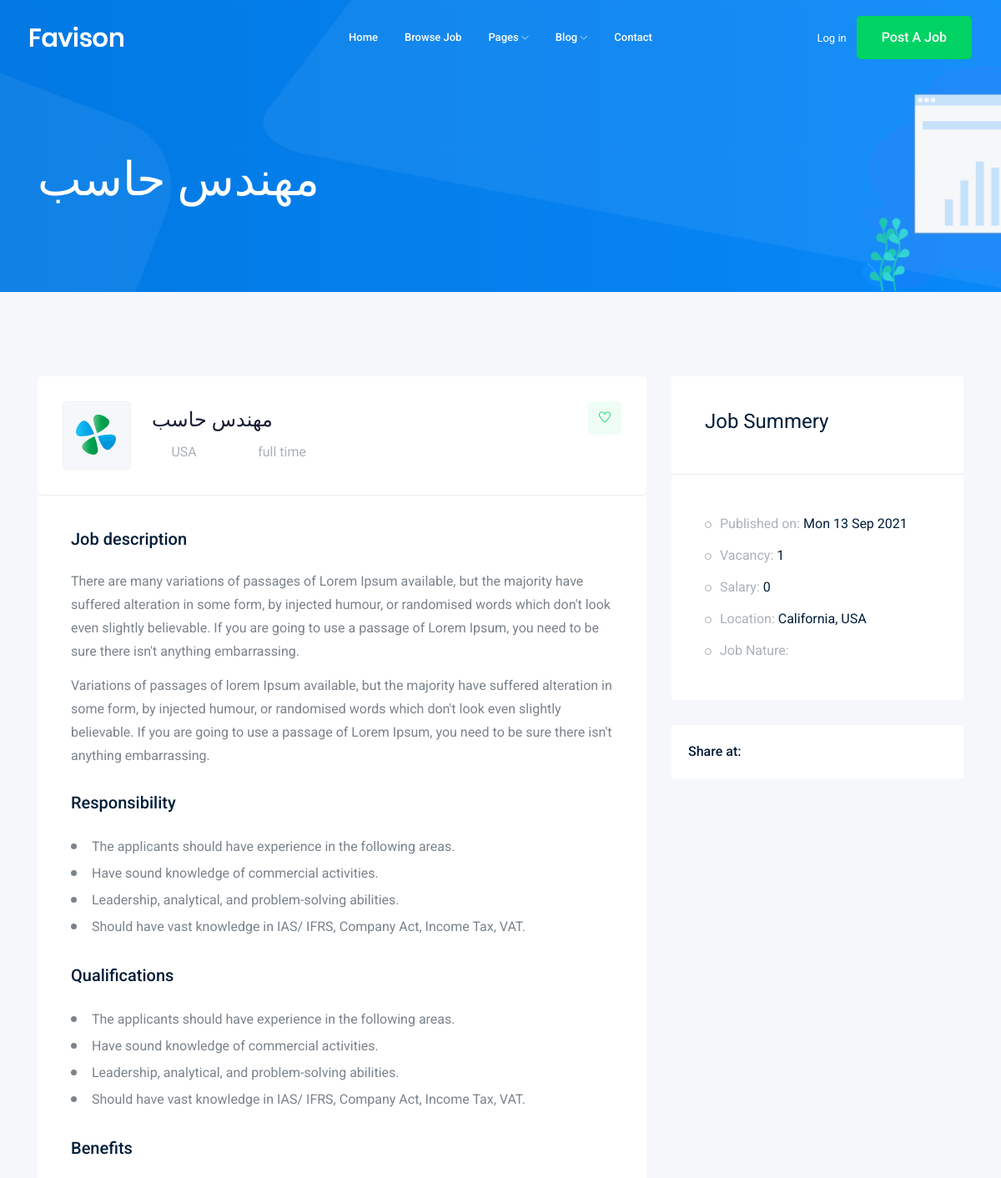
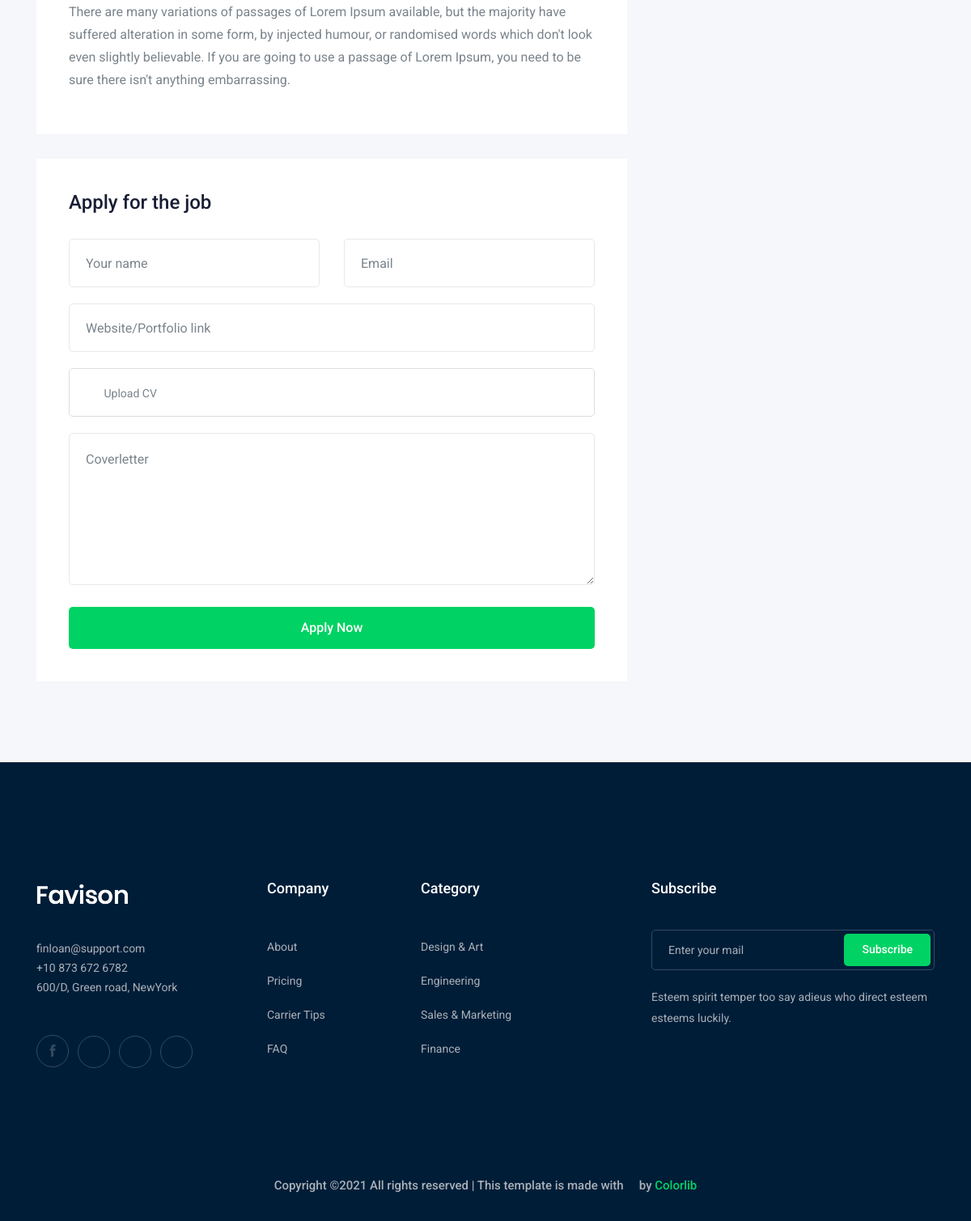
The app's page /jobs/4 with its own data (2 pictures, top to bottom).
### job/models.py (models this page shows)
class job(models.Model):
    title =models.CharField(max_length=100)
    name =models.CharField(max_length=100)
    job_tyep= models.CharField(max_length=100, choices=TYPE_J)
    description= models.TextField(max_length=1000)
    published_at= models.DateTimeField(auto_now=True)
    vacancy = models.BigIntegerField(default=1)
    salary = models.IntegerField(default=0)
    experience = models.IntegerField(default=1)
    category = models.ForeignKey('category', on_delete=models.CASCADE)
    Image= models.ImageField(upload_to=image_upload)
    def __str__(self):
        return self.title

### job/views.py (the view)
# urls.py: path('<int:id>',views.job_detail, name='job_detail'),
def job_detail(request,id):
    job_detail = job.objects.get(id=id)
    context = {'job': job_detail}
    return render(request,'job/job_detail.html',context)

### job/templates/job/job_detail.html (shortened to what this page needs)
{% extends 'main.html' %}
    {% block body%}
    <div class="bradcam_area bradcam_bg_1">
        <div class="container">
            <div class="row">
                <div class="col-xl-12">
                    <div class="bradcam_text">
                        <h3>{{job}}</h3>
                    </div>
                </div>
            </div>
        </div>
    </div>
    <div class="job_details_area">
        <div class="container">
            <div class="row">
                <div class="col-lg-8">
                    <div class="job_details_header">
                        <div class="single_jobs white-bg d-flex justify-content-between">
                            <div class="jobs_left d-flex align-items-center">
                                <div class="thumb">
                                    <img src="img/svg_icon/1.svg" alt="">
                                </div>
                                <div class="jobs_conetent">
                                    <a href="#"><h4>{{job}}</h4></a>
                                    <div class="links_locat d-flex align-items-center">
                                        <div class="location">
                                            <p> <i class="fa fa-map-marker"></i>  USA</p>
                                        </div>
                                        <div class="location">
                                            <p> <i class="fa fa-clock-o"></i> {{job.job_tyep}}</p>
                                        </div>
                                    </div>
                                </div>
                            </div>
                            <div class="jobs_right">
                                <div class="apply_now">
                                    <a class="heart_mark" href="#"> <i class="ti-heart"></i> </a>
                                </div>
                            </div>
                        </div>
                    </div>
                    <div class="descript_wrap white-bg">
                        <div class="single_wrap">
                            <h4>Job description</h4>
                            <p>There are many variations of passages of Lorem Ipsum available, but the majority have suffered alteration in some form, by injected humour, or randomised words which don't look even slightly believable. If you are going to use a passage of Lorem Ipsum, you need to be sure there isn't anything embarrassing.</p>
                            <p>Variations of passages of lorem Ipsum available, but the majority have suffered alteration in some form, by injected humour, or randomised words which don't look even slightly believable. If you are going to use a passage of Lorem Ipsum, you need to be sure there isn't anything embarrassing.</p>
                        </div>
                        <div class="single_wrap">
                            <h4>Responsibility</h4>
                            <ul>
                                <li>The applicants should have experience in the following areas.
                                </li>
                                <li>Have sound knowledge of commercial activities.</li>
                                <li>Leadership, analytical, and problem-solving abilities.</li>
                                <li>Should have vast knowledge in IAS/ IFRS, Company Act, Income Tax, VAT.</li>
                            </ul>
                        </div>
                        <div class="single_wrap">
                            <h4>Qualifications</h4>
                            <ul>
                                <li>The applicants should have experience in the following areas.
                                </li>
                                <li>Have sound knowledge of commercial activities.</li>
                                <li>Leadership, analytical, and problem-solving abilities.</li>
                                <li>Should have vast knowledge in IAS/ IFRS, Company Act, Income Tax, VAT.</li>
                            </ul>
                        </div>
                        <div class="single_wrap">
                            <h4>Benefits</h4>
                            <p>There are many variations of passages of Lorem Ipsum available, but the majority have suffered alteration in some form, by injected humour, or randomised words which don't look even slightly believable. If you are going to use a passage of Lorem Ipsum, you need to be sure there isn't anything embarrassing.</p>
                        </div>
                    </div>
                    <div class="apply_job_form white-bg">
                        <h4>Apply for the job</h4>
                        <form action="#">
                            <div class="row">
                                <div class="col-md-6">
                                    <div class="input_field">
                                        <input type="text" placeholder="Your name">
                                    </div>
                                </div>
                                <div class="col-md-6">
                                    <div class="input_field">
                                        <input type="text" placeholder="Email">
                                    </div>
                                </div>
                                <div class="col-md-12">
                                    <div class="input_field">
                                        <input type="text" placeholder="Website/Portfolio link">
                                    </div>
                                </div>
                                <div class="col-md-12">
                                    <div class="input-group">
                                        <div class="input-group-prepend">
                                          <button type="button" id="inputGroupFileAddon03"><i class="fa fa-cloud-upload" aria-hidden="true"></i>
                                          </button>
                                        </div>
                                        <div class="custom-file">
                                          <label class="custom-file-label" for="inputGroupFile03">Upload CV</label>
                                        </div>
                                      </div>
                                </div>
                                <div class="col-md-12">
                                    <div class="input_field">
                                        <textarea name="#" id="" cols="30" rows="10" placeholder="Coverletter"></textarea>
                                    </div>
                                </div>
                                <div class="col-md-12">
                                    <div class="submit_btn">
                                        <button class="boxed-btn3 w-100" type="submit">Apply Now</button>
                                    </div>
                                </div>
                            </div>
                        </form>
                    </div>
                </div>
                <div class="col-lg-4">
                    <div class="job_sumary">
                        <div class="summery_header">
                            <h3>Job Summery</h3>
                        </div>
                        <div class="job_content">
                            <ul>
                                <li>Published on: <span>{{job.published_at|date:"D d M Y"}}</span></li>
                                <li>Vacancy: <span>{{job.vacancy}}</span></li>
                                <li>Salary: <span>{{job.salary}}</span></li>
                                <li>Location: <span>California, USA</span></li>
                                <li>Job Nature: </li>
                            </ul>
                        </div>
                    </div>
                    <div class="share_wrap d-flex">
                        <span>Share at:</span>
                        <ul>
                            <li><a href="#"> <i class="fa fa-facebook"></i></a> </li>
                            <li><a href="#"> <i class="fa fa-google-plus"></i></a> </li>
                            <li><a href="#"> <i class="fa fa-twitter"></i></a> </li>
                            <li><a href="#"> <i class="fa fa-envelope"></i></a> </li>
                        </ul>
                    </div>
                    <div class="job_location_wrap">
                        <div class="job_lok_inner">
                            <div id="map" style="height: 200px;"></div>
                          </div>
                    </div>
                </div>
            </div>
        </div>
    </div>
{% endblock %}

### records on screen
job: title "مهندس حاسب", job_tyep "full time", published_at "Mon 13 Sep 2021", vacancy "1", salary "0"
